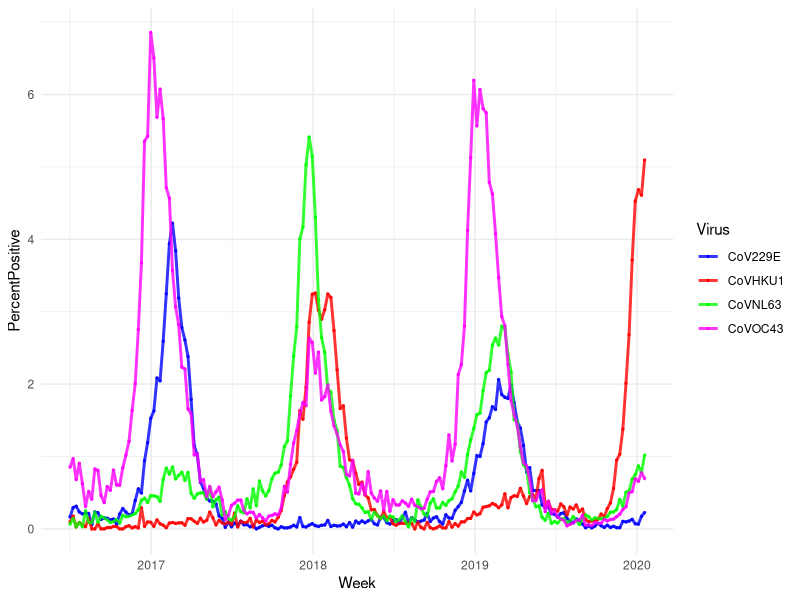
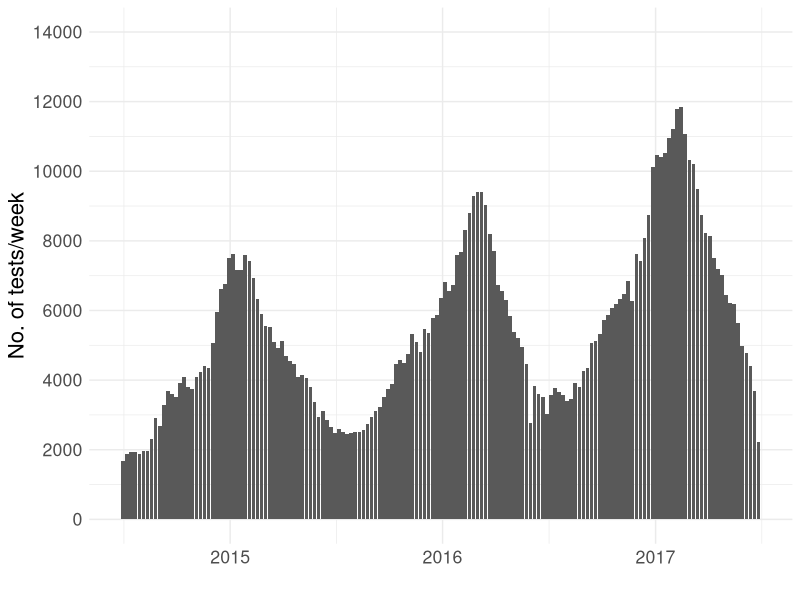
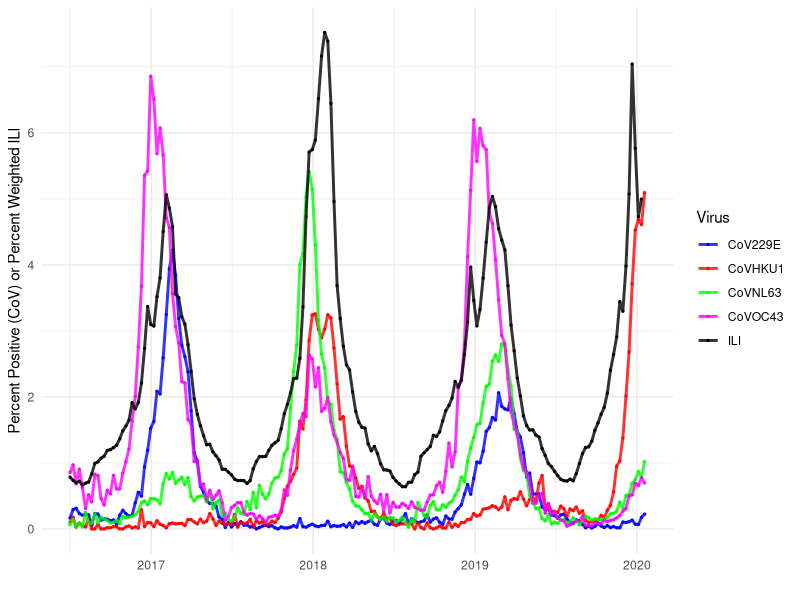
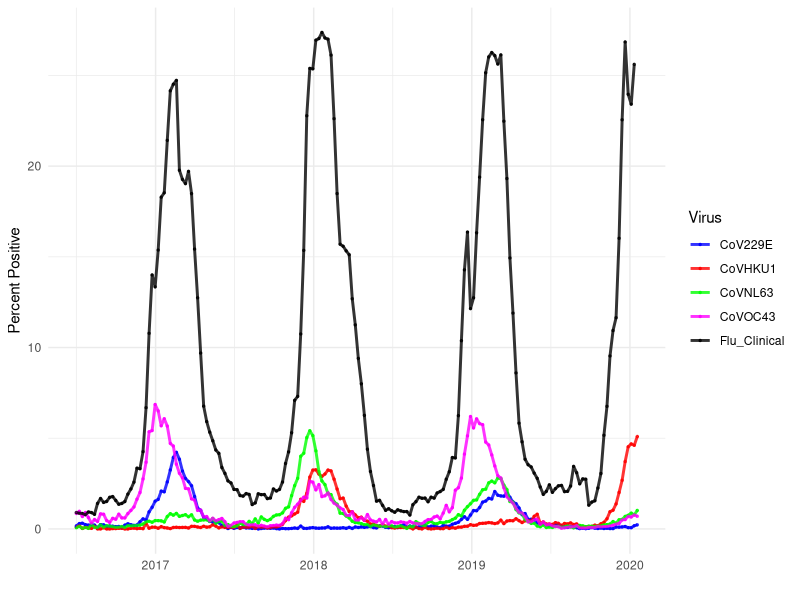
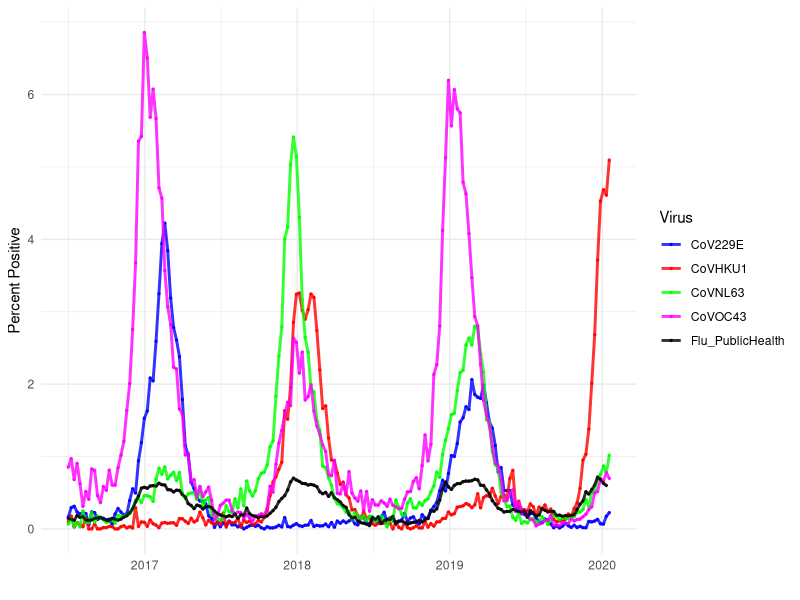

The R script that drew these images, in order:
# =============================================================================
# Import
# =============================================================================

library(tidyverse)
library(lubridate)

natcov <- read.csv('data/NationalCoV.csv', colClasses=c("character","numeric","numeric","numeric","numeric"))
natcov$Week <- as_date(natcov$Week)
natcov <- as_tibble(natcov)

yearweekconversion <- read.csv('data/YearWeekConversion.csv', colClasses=c("integer","integer","character"))
yearweekconversion$Date <- as_date(yearweekconversion$Date)
yearweekconversion <- as_tibble(yearweekconversion)


# =============================================================================
# Plot % positive by virus over time
# =============================================================================

fignatcov <- natcov %>% 
	pivot_longer(c("CoVHKU1","CoVNL63","CoVOC43","CoV229E"), names_to="Virus", values_to="PercentPositive") %>%
	ggplot(aes(x=Week, y=PercentPositive, col=Virus)) + 
		scale_color_manual(values=c("blue","red","green","magenta")) + 
		# scale_color_brewer(type="qual", palette=4) + 
		geom_point(alpha=0.8, size=0.5) +
		geom_line(alpha=0.8, size=1) + 
		theme_minimal() 

ggsave(fignatcov, file="figures/natcov.pdf", width=7, height=5)

# =============================================================================
# Plot number of tests over time from Killerby et al.
# =============================================================================

ntests <- read.csv('data/ntests.csv', colClasses=c("integer","character"))
ntests$WEEK <- as_date(ntests$WEEK)
ntests <- as_tibble(ntests)

figtestsperweek <- ntests %>% 
	ggplot(aes(x=WEEK, y=NTESTS)) + 
		geom_col() + 
		expand_limits(y=c(0,14000))  + 
		scale_y_continuous(breaks=seq(from=0, to=14000, by=2000)) + 
		labs(x="", y="No. of tests/week") + 
		theme_minimal() + 
		theme(text=element_text(size=16))

ggsave(figtestsperweek, file="figures/testsperweek.pdf", width=12, height=5)

# =============================================================================
# Examine ILINet data
# =============================================================================

ili <- read.csv('data/ILINet.csv', colClasses=c("character","NULL","integer","integer","numeric","numeric","integer","integer","NULL","integer","integer","integer","integer","integer","integer"))
ili <- as_tibble(ili)

ilidf <- ili %>% 
	select(YEAR, WEEK, PCTWEIGHTEDILI) %>% 
	left_join(yearweekconversion, by=c("YEAR"="Year","WEEK"="Week")) %>%
	ungroup() %>% 
	select(Date, PCTWEIGHTEDILI) %>% 
	rename("WEEK"="Date")

fignatcovili <- natcov %>% 
	left_join(ilidf, by=c("Week"="WEEK")) %>% 
	rename(ILI="PCTWEIGHTEDILI") %>% 
	pivot_longer(c("CoVHKU1","CoVNL63","CoVOC43","CoV229E","ILI"), names_to="Virus", values_to="PercentPositive") %>% 
	ggplot(aes(x=Week, y=PercentPositive, col=Virus)) + 
		scale_color_manual(values=c("blue","red","green","magenta","black")) + 
		geom_point(alpha=0.8, size=0.5) +
		geom_line(alpha=0.8, size=1) + 
		theme_minimal() +
		labs(x="", y="Percent Positive (CoV) or Percent Weighted ILI")

ggsave(fignatcovili, file="figures/natcov_ili.pdf", width=8, height=5)

# =============================================================================
# Examine CDC clinical flu:
# =============================================================================

nrevssclinflu <- read.csv('data/NREVSSClinicalFlu.csv', colClasses=c("NULL","NULL","integer","integer","integer","integer","integer","numeric","numeric","numeric"))
nrevssclinflu <- as_tibble(nrevssclinflu)

nrevssclinfludf <- nrevssclinflu %>% 
	select(YEAR, WEEK, PERCENTPOSITIVE, TOTALSPECIMENS) %>% 
	left_join(yearweekconversion, by=c("YEAR"="Year","WEEK"="Week")) %>%
	ungroup() %>% 
	select(Date, PERCENTPOSITIVE, TOTALSPECIMENS) %>% 
	rename("WEEK"="Date")

fignatcovnrevssclinflu <- natcov %>% 
	left_join(nrevssclinfludf, by=c("Week"="WEEK")) %>% 
	rename(Flu_Clinical="PERCENTPOSITIVE") %>% 
	pivot_longer(c("CoVHKU1","CoVNL63","CoVOC43","CoV229E","Flu_Clinical"), names_to="Virus", values_to="PercentPositive") %>% 
	ggplot(aes(x=Week, y=PercentPositive, col=Virus)) + 
		scale_color_manual(values=c("blue","red","green","magenta","black")) + 
		geom_point(alpha=0.8, size=0.5) +
		geom_line(alpha=0.8, size=1) + 
		theme_minimal() +
		labs(x="", y="Percent Positive")

ggsave(fignatcovnrevssclinflu, file="figures/natcov_nrevssclinflu.pdf", width=8, height=5)

# =============================================================================
# Examine CDC public health lab flu:
# =============================================================================

nrevssphflu <- read.csv('data/NREVSSPublicHealthFlu.csv', colClasses=c("NULL","NULL","integer","integer","integer","integer","integer","integer","integer","integer","integer","integer"))
nrevssphflu <- as_tibble(nrevssphflu)

nrevssphfludf <- nrevssphflu %>% 
	mutate(PERCENTPOSITIVE=(A2009H1N1 + AH3 + ANotSubtyped + B + BVic + BYam + H3N2v)/TOTALSPECIMENS) %>% 
	select(YEAR, WEEK, PERCENTPOSITIVE, TOTALSPECIMENS) %>% 
	left_join(yearweekconversion, by=c("YEAR"="Year","WEEK"="Week")) %>%
	ungroup() %>% 
	select(Date, PERCENTPOSITIVE, TOTALSPECIMENS) %>% 
	rename("WEEK"="Date")

fignatcovnrevssphflu <- natcov %>% 
	left_join(nrevssphfludf, by=c("Week"="WEEK")) %>% 
	rename(Flu_PublicHealth="PERCENTPOSITIVE") %>% 
	pivot_longer(c("CoVHKU1","CoVNL63","CoVOC43","CoV229E","Flu_PublicHealth"), names_to="Virus", values_to="PercentPositive") %>% 
	ggplot(aes(x=Week, y=PercentPositive, col=Virus)) + 
		scale_color_manual(values=c("blue","red","green","magenta","black")) + 
		geom_point(alpha=0.8, size=0.5) +
		geom_line(alpha=0.8, size=1) + 
		theme_minimal() +
		labs(x="", y="Percent Positive")

ggsave(fignatcovnrevssphflu, file="figures/natcov_nrevssphflu.pdf", width=8, height=5)
